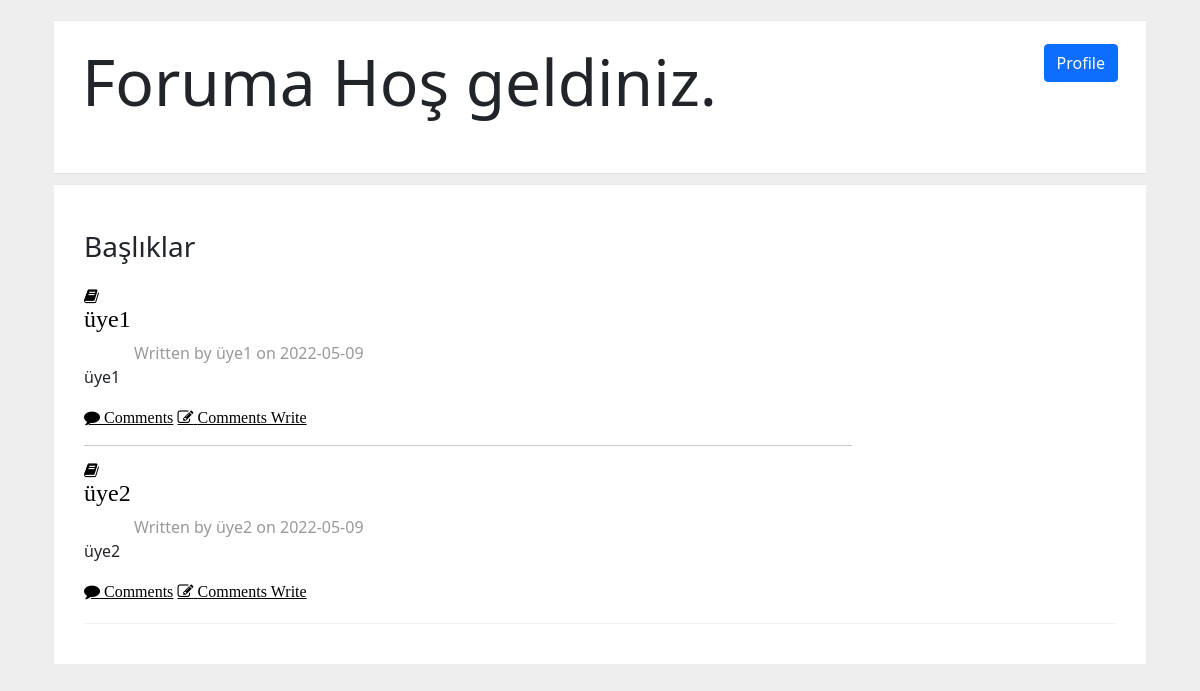
The page /index on the database as committed earlier.
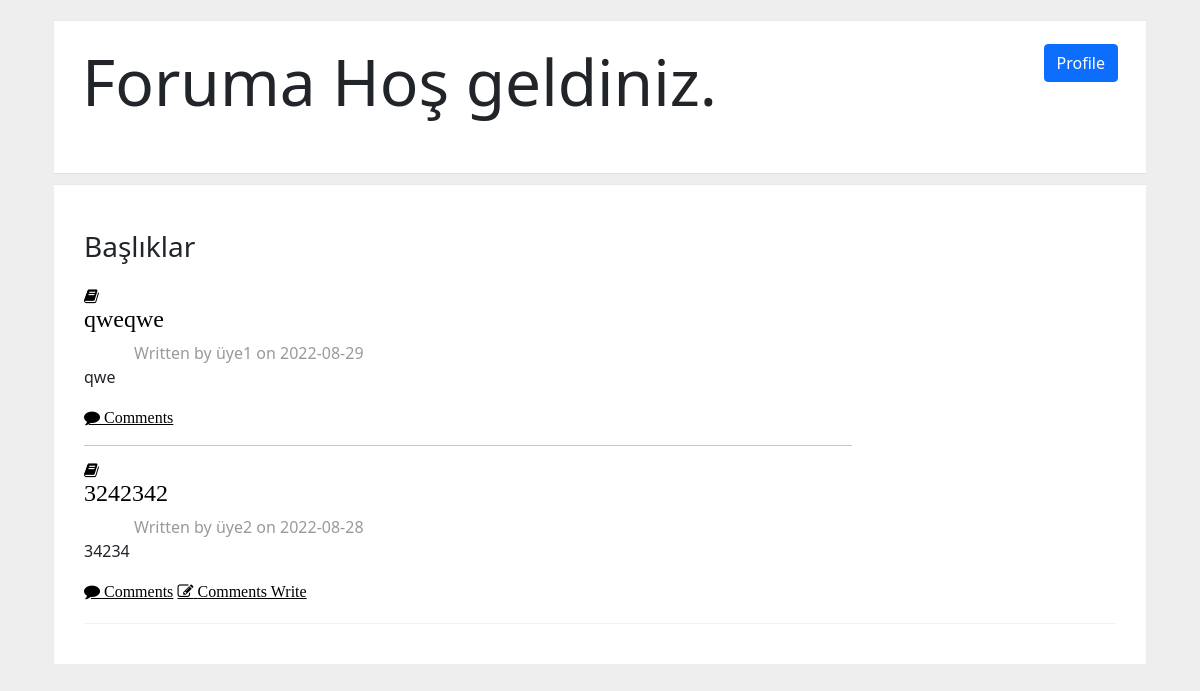
The same page on the database as committed later.
### tables this page shows
CREATE TABLE forum (
  id INTEGER PRIMARY KEY AUTOINCREMENT,
  user_id INTEGER NULL,
  created TIMESTAMP NOT NULL DEFAULT CURRENT_TIMESTAMP,
  title TEXT NOT NULL,
  body TEXT NOT NULL,
  is_active BOOLEAN NOT NULL,
  FOREIGN KEY (user_id) REFERENCES user (id)
);

CREATE TABLE user (
  id INTEGER PRIMARY KEY AUTOINCREMENT,
  nickname TEXT UNIQUE NOT NULL,
  password TEXT NOT NULL,
  authority BOOLEAN NOT NULL
);

### flaskr/forum.py (the view)
@bp.route('/index')
def index():
    db = get_db()
    forums = db.execute(
        'SELECT f.id,f.user_id,u.nickname,created,title,body,is_active'
        ' FROM forum f JOIN user u ON f.user_id = u.id'
        ' ORDER BY created DESC'
    ).fetchall()
    return render_template('forum/index.html',forums=forums)

### flaskr/auth.py (called while the page is built)
@bp.before_app_request
def load_logged_in_user():
    user_id = session.get('user_id') # session bilgisi olan kullanıcı dbden çeker
    if user_id is None:
        g.user = None
    else:
        g.user = get_db().execute(
            'SELECT * FROM user WHERE id = ?', (user_id,)
        ).fetchone()

### flaskr/db.py (called while the page is built)
def get_db():
    if 'db' not in g:
        g.db = sqlite3.connect(
            current_app.config['DATABASE'],
            detect_types=sqlite3.PARSE_DECLTYPES
        )
        g.db.row_factory = sqlite3.Row
    return g.db

### flaskr/templates/forum/index.html (shortened to what this page needs)
{% extends 'base.html' %}
{% block header %}
    <link rel="stylesheet" href="{{ url_for('static', filename='forum.css') }}" />
{% endblock %}
{% block content %}
  <div class="container">
    <div class="row">
      <div class="col-lg-12">
        <div class="wrapper wrapper-content animated fadeInRight">
          <div class="ibox-content m-b-sm border-bottom">
            <div class="d-flex bd-highlight mb-3">
              <div class="p-2 bd-highlight"><h1 class="display-3"> Foruma Hoş geldiniz.</h1></div>
              <div class="ms-auto p-2 bd-highlight">
                <a class="btn btn-primary" href="{{ url_for('forum.profile') }}"> Profile</a>
              </div>
            </div>
          </div>
          <div class="ibox-content forum-container">
            <div class="forum-title">
              <h3> Başlıklar</h3>
            </div>
            <div class="forum-item active">
              <div class="row">
                <div class="col-md-9">
                  {% for forum in forums %}
                    <i class="fa fa-book"><h4 class="body forum-item-title">{{ forum['title'] }}</h4></i>
                    <div class="forum-sub-title">Written by {{forum['nickname']}} on {{ forum['created'].strftime('%Y-%m-%d') }}</div>
                    <p class="body forum-item-title"> {{ forum['body'] }}</p>
                    <div>
                      <a class="fa fa-comment" href="{{ url_for('forum.get_comment', id=forum['id']) }}"> Comments</a>
                      {% if forum['is_active'] %}
                        <a class="fa fa-pencil-square-o" href="{{ url_for('forum.comment', id=forum['id']) }}"> Comments Write</a>
                      {% endif %}
                    </div>
                      {% if not loop.last %}
                      <hr />
                    {% endif %}
                  {% endfor %}
                    </div>
                  </div>
                </div>
              </div>
            </div>
          </div>
        </div>
      </div>
    </div>
{% endblock %}

### flaskr/templates/base.html (shortened to what this page needs)
<!doctype html>
<link href="https://cdn.jsdelivr.net/npm/bootstrap@5.1.3/dist/css/bootstrap.min.css" rel="stylesheet">
<link href="https://maxcdn.bootstrapcdn.com/font-awesome/4.3.0/css/font-awesome.min.css" rel="stylesheet">
{% block header %}{% endblock %}
<section class="content">
  <div class="container">
    {% block content %}
    {% endblock %}
</section>

### flaskr/static/forum.css (style rules this page uses)
.forum-item { margin: 10px 0; padding: 10px 0 20px; border-bottom: 1px solid #f1f1f1; }
.forum-container, .forum-post-container { padding: 30px !important; }
.forum-item .forum-sub-title { color: #999; margin-left: 50px; }
.forum-title { margin: 15px 0 15px 0; }
.forum-item.active .fa { color: black; }
.ibox-content { background-color: #ffffff; color: inherit; padding: 15px 20px 20px 20px; border-color: #e7eaec; border-image: none; border-style: solid solid none; border-width: 1px 0; }
.m-b-sm { margin-bottom: 10px; }

Rows that differ between the two databases and show on the page:
removed forum: title "üye1", nickname "üye1", created "2022-05-09", body "üye1"
removed forum: title "üye2", nickname "üye2", created "2022-05-09", body "üye2"
added forum: title "qweqwe", nickname "üye1", created "2022-08-29", body "qwe"
added forum: title "3242342", nickname "üye2", created "2022-08-28", body "34234"
